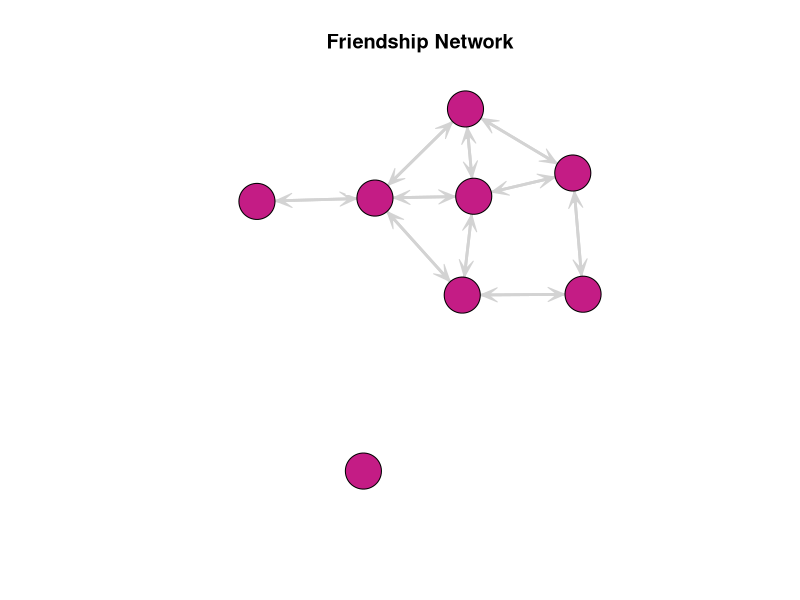
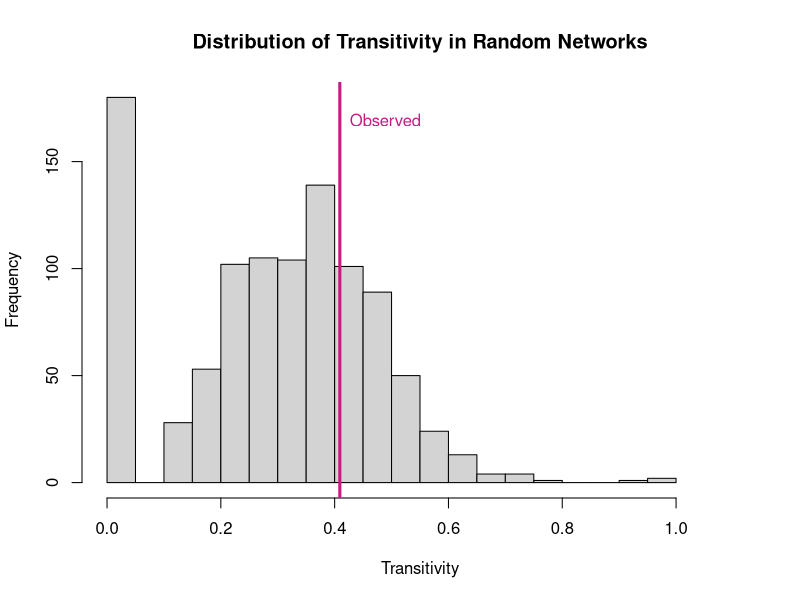
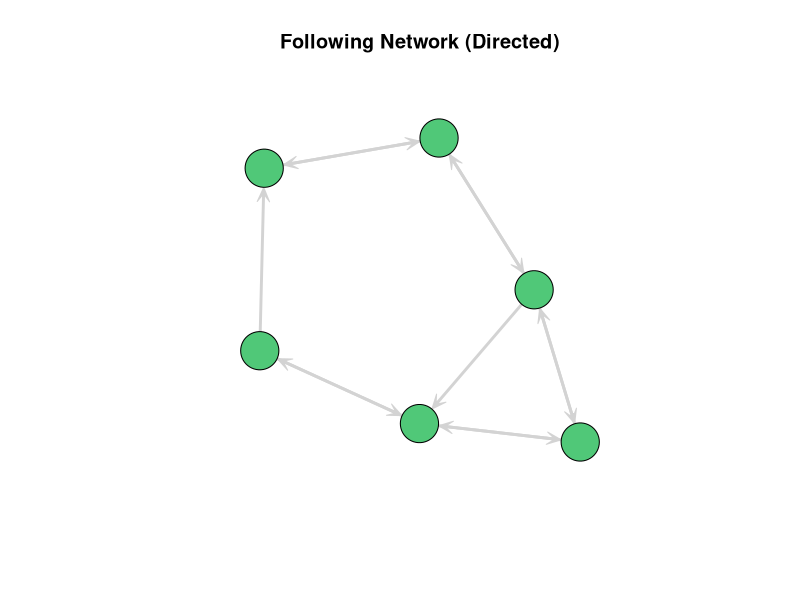
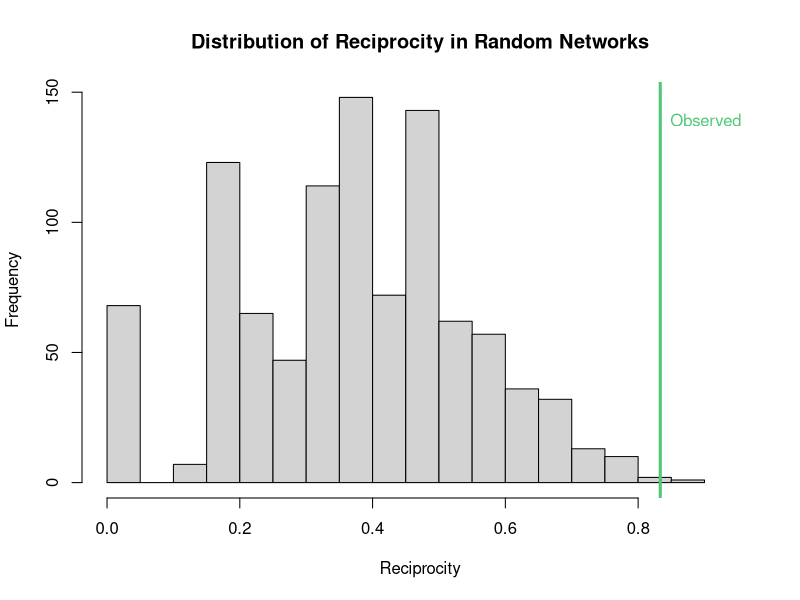

The R script that drew these images, in order:
## ---- chunk 1
#| message: false
#| warning: false
library(sna)
library(network)
set.seed(123)  # for reproducibility
## ---- chunk 2
# Create friendship adjacency matrix (undirected)
friendship_mat <- matrix(0, nrow = 8, ncol = 8)
rownames(friendship_mat) <- colnames(friendship_mat) <- LETTERS[1:8]

# Add friendships (symmetric for undirected)
# A is friends with B, C, D
friendship_mat["A", c("B", "C", "D")] <- 1
friendship_mat[c("B", "C", "D"), "A"] <- 1

# B is friends with C, E
friendship_mat["B", c("C", "E")] <- 1
friendship_mat[c("C", "E"), "B"] <- 1

# C is friends with D, F
friendship_mat["C", c("D", "F")] <- 1
friendship_mat[c("D", "F"), "C"] <- 1

# D is friends with F, G
friendship_mat["D", c("F", "G")] <- 1
friendship_mat[c("F", "G"), "D"] <- 1

# E is friends with F
friendship_mat["E", "F"] <- 1
friendship_mat["F", "E"] <- 1

# Create network object
friendship_net <- network(friendship_mat, directed = FALSE)
## ---- chunk 3
#| fig-width: 8
#| fig-height: 6
# Plot the friendship network
gplot(friendship_net, 
      vertex.col = "#c41c85",
      vertex.cex = 2,
      label = network.vertex.names(friendship_net),
      label.col = "white",
      label.cex = 0.8,
      edge.col = "#D3D3D3",
      edge.lwd = 2,
      main = "Friendship Network",
      mode = "fruchtermanreingold")
## ---- chunk 4
# Calculate observed transitivity (clustering coefficient)
obs_trans <- gtrans(friendship_net, mode = "graph")
cat("Observed transitivity:", round(obs_trans, 4), "\n")

# Perform uniform graph test
# We'll generate 1000 random networks with same size and density
n_perms <- 1000
random_trans <- numeric(n_perms)

# Get network properties
n_nodes <- network.size(friendship_net)
n_edges <- network.edgecount(friendship_net)

for(i in 1:n_perms) {
  # Generate random network with same number of nodes and edges
  random_net <- rgraph(n_nodes, 
                       m = 1, 
                       tprob = n_edges/(n_nodes*(n_nodes-1)/2),
                       mode = "graph")
  random_trans[i] <- gtrans(random_net, mode = "graph")
}

# Calculate p-value
p_value <- mean(random_trans >= obs_trans)
cat("\nP-value for triadic closure test:", round(p_value, 4), "\n")

# Visualize results
hist(random_trans, 
     breaks = 30,
     main = "Distribution of Transitivity in Random Networks",
     xlab = "Transitivity",
     col = "lightgray",
     xlim = c(0, max(c(obs_trans, random_trans)) * 1.1))
abline(v = obs_trans, col = "#c41c85", lwd = 3)
text(obs_trans, par("usr")[4] * 0.9, "Observed", col = "#c41c85", pos = 4)
## ---- chunk 5
# Create following adjacency matrix (directed)
following_mat <- matrix(0, nrow = 6, ncol = 6)
rownames(following_mat) <- colnames(following_mat) <- c("Alice", "Bob", "Carol", "Dave", "Eve", "Frank")

# Add following relationships (asymmetric for directed)
# Alice follows Bob and Carol
following_mat["Alice", c("Bob", "Carol")] <- 1

# Bob follows Alice and Dave
following_mat["Bob", c("Alice", "Dave")] <- 1

# Carol follows Alice, Bob, and Eve
following_mat["Carol", c("Alice", "Bob", "Eve")] <- 1

# Dave follows Bob and Frank
following_mat["Dave", c("Bob", "Frank")] <- 1

# Eve follows Carol and Frank
following_mat["Eve", c("Carol", "Frank")] <- 1

# Frank follows Eve
following_mat["Frank", "Eve"] <- 1

# Create network object
following_net <- network(following_mat, directed = TRUE)
## ---- chunk 6
#| fig-width: 8
#| fig-height: 6
# Plot the following network
gplot(following_net, 
      vertex.col = "#50C878",
      vertex.cex = 2,
      label = network.vertex.names(following_net),
      label.col = "white",
      label.cex = 0.8,
      edge.col = "#D3D3D3",
      edge.lwd = 2,
      edge.curve = 0.1,
      arrowhead.cex = 0.8,
      main = "Following Network (Directed)",
      mode = "kamadakawai")
## ---- chunk 7
# Calculate observed reciprocity
obs_recip <- grecip(following_net, measure = "edgewise")
cat("Observed reciprocity:", round(obs_recip, 4), "\n")

# Perform uniform graph test
random_recip <- numeric(n_perms)

# Get network properties
n_nodes_dir <- network.size(following_net)
n_edges_dir <- network.edgecount(following_net)

for(i in 1:n_perms) {
  # Generate random directed network with same number of nodes and edges
  random_net_dir <- rgraph(n_nodes_dir, 
                           m = 1,
                           tprob = n_edges_dir/(n_nodes_dir*(n_nodes_dir-1)),
                           mode = "digraph")
  random_recip[i] <- grecip(random_net_dir, measure = "edgewise")
}

# Calculate p-value
p_value_recip <- mean(random_recip >= obs_recip)
cat("\nP-value for reciprocity test:", round(p_value_recip, 4), "\n")

# Visualize results
hist(random_recip, 
     breaks = 30,
     main = "Distribution of Reciprocity in Random Networks",
     xlab = "Reciprocity",
     col = "lightgray",
     xlim = c(0, max(c(obs_recip, random_recip)) * 1.1))
abline(v = obs_recip, col = "#50C878", lwd = 3)
text(obs_recip, par("usr")[4] * 0.9, "Observed", col = "#50C878", pos = 4)
